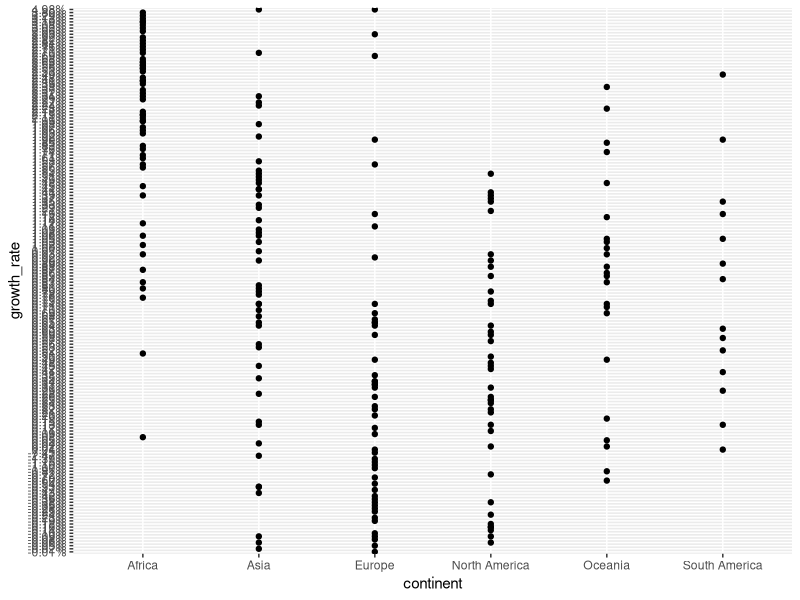

This chart was generated by the following R code:
# Load the dplyr and ggplot2 libraries
library(dplyr)
library(ggplot2)

# Import the world_population.csv dataset
world_population <- read.csv("world_population_data.csv")

# Filter the world_population dataset

# Create a scatterplot using ggplot2
print(ggplot(world_population, aes(x = continent, y = growth_rate)) +
  geom_point())
